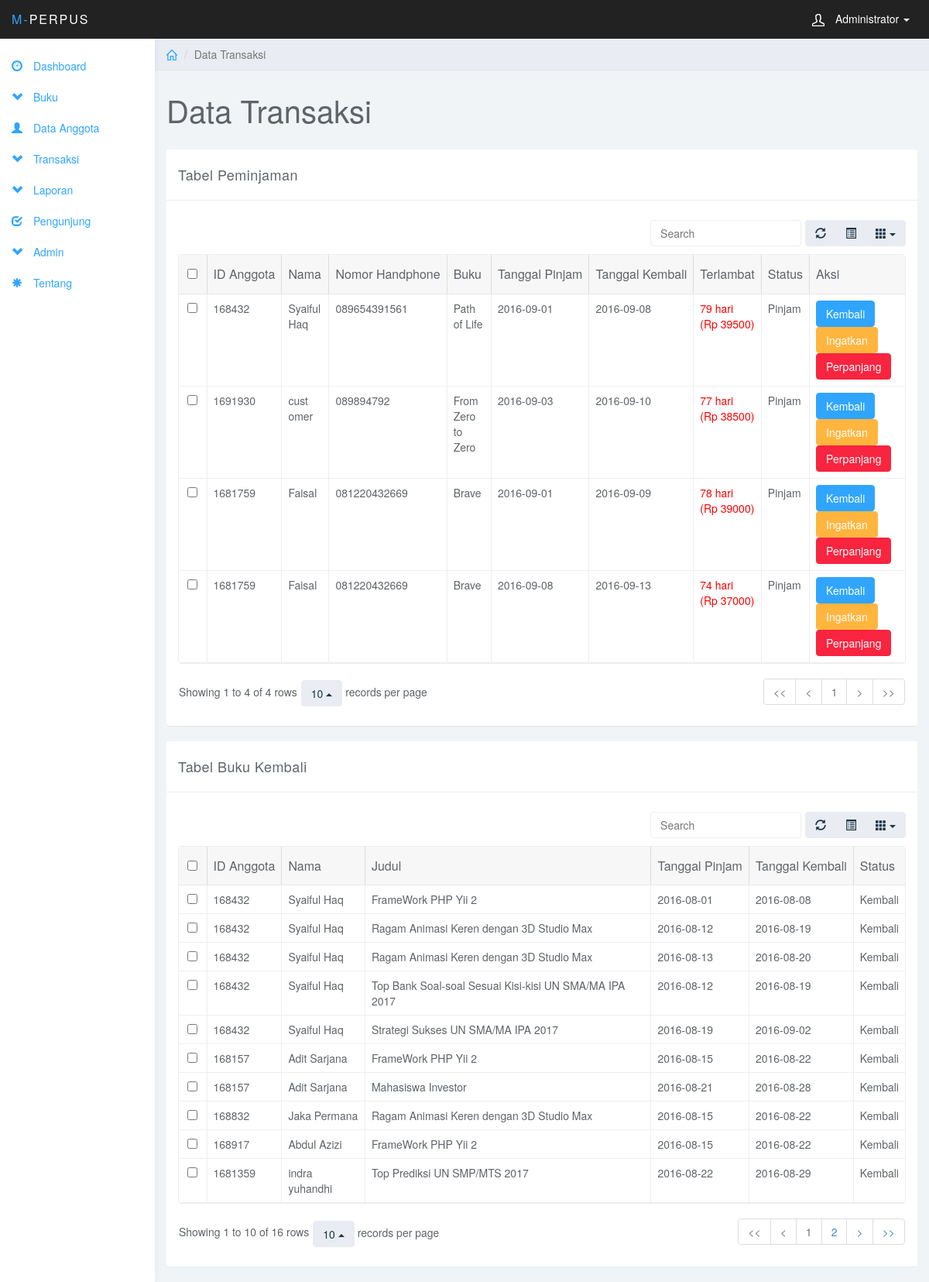
/modul/index.php?page=transaksi (signed in), run on the app's committed database.
### tables this page shows
CREATE TABLE `tbl_transaksi` (
  `id` int(5) NOT NULL,
  `id_anggota` int(7) NOT NULL,
  `nama` varchar(25) NOT NULL,
  `no_hp` varchar(12) NOT NULL,
  `judul` varchar(200) NOT NULL,
  `tgl_pinjam` date NOT NULL,
  `tgl_kembali` date NOT NULL,
  `status` enum('Pinjam','Kembali') NOT NULL,
  `ket` varchar(250) NOT NULL
);

### modul/transaksi/transaksi_fungsi.php (called while the page is built)
<?php
function terlambat($tgl_dateline, $tgl_kembali) {
$tgl_dateline_pcs = explode ("-", $tgl_dateline);
$tgl_dateline_pcs = $tgl_dateline_pcs[2]."-".$tgl_dateline_pcs[1]."-".$tgl_dateline_pcs[0];
$tgl_kembali_pcs = explode ("-", $tgl_kembali);
$tgl_kembali_pcs = $tgl_kembali_pcs[2]."-".$tgl_kembali_pcs[1]."-".$tgl_kembali_pcs[0];
$selisih = strtotime ($tgl_kembali_pcs) - strtotime ($tgl_dateline_pcs);
$selisih = $selisih / 86400;
if ($selisih>=1) {
	$hasil_tgl = floor($selisih);
}
else {
	$hasil_tgl = 0;
}
return $hasil_tgl;
}
?>

### modul/transaksi/transaksi.php (the view, shortened to what this page needs)
<?php include 'transaksi_fungsi.php'; ?>
	<div class="col-sm-9 col-sm-offset-3 col-lg-10 col-lg-offset-2 main">
		<div class="row">
			<ol class="breadcrumb">
				<li><a href="index.php"><svg class="glyph stroked home"><use xlink:href="#stroked-home"></use></svg></a></li>
				<li class="active">Data Transaksi</li>
			</ol>
		</div>
		<div class="row">
			<div class="col-lg-12">
				<h1 class="page-header">Data Transaksi</h1>
			</div>
		</div>
		<div class="row">
			<div class="col-lg-12">
				<div class="panel panel-default">
				<div class="panel-heading">Tabel Peminjaman</div>
					<div class="panel-body">
						<table data-toggle="table" data-show-refresh="true" data-show-toggle="true" data-show-columns="true" data-search="true" data-select-item-name="toolbar1" data-pagination="true" data-sort-name="name" data-sort-order="desc">
						    <thead>
						    <tr>
						        <th data-field="id_anggota"  data-sortable="true">ID Anggota</th>
						        <th data-field="nama"  data-sortable="true">Nama</th>
						        <th data-field="no_hp"  data-sortable="true">Nomor Handphone</th>
						        <th data-field="buku" data-sortable="true">Buku</th>
						        <th data-field="tgl_pinjam" data-sortable="true">Tanggal Pinjam</th>
						        <th data-field="tgl_kembali" data-sortable="true">Tanggal Kembali</th>
						        <th data-field="terlambat" data-sortable="true">Terlambat</th>
						        <th data-field="status" data-sortable="true">Status</th>
						        <th data-field="aksi" data-sortable="true">Aksi</th>
						    </tr>
						    </thead>
						    <?php
								$queri="Select * From tbl_transaksi WHERE status='Pinjam'" ;
								$hasil=MySQL_query ($queri);
								while ($data = mysql_fetch_array ($hasil)){
								 echo "
							<tr>
							    <td></td>
							    <td>".$data['id_anggota']."</td>
							    <td>".$data['nama']."</td>
							    <td>".$data['no_hp']."</td>
							    <td>".$data['judul']."</td>
							    <td>".$data['tgl_pinjam']."</td>
							    <td>".$data['tgl_kembali']."</td>
							    <td>";
										$tgl_dateline=$data['tgl_kembali'];
										$tgl_kembali=date('Y-m-d');
										$lambat=terlambat($tgl_dateline, $tgl_kembali);
										$denda=$lambat*'500';
										if ($lambat>0) {
											echo "<font color='red'>$lambat hari<br>(Rp $denda)</font>";
										}
										else {
											echo $lambat." hari";
										}
								echo "</td>
							    <td>".$data['status']."</td>"
							?>
							    <td align="center">
								   	<a href="?page=transaksi_proses_kembali&id=<?php echo $data['id']?>&judul=<?php echo $data['judul']?>" class="btn btn-primary">Kembali</a>&nbsp&nbsp
								   	<?php
								   	$sekarang		= strtotime(date("Y-m-d"));
									$tgl1 = date('Y-m-d', strtotime('+6 days', strtotime($data['tgl_pinjam'])));
									$tgl2 = strtotime($tgl1);
									if ($sekarang >= $tgl2) { ?>
										<a href="?page=transaksi_proses_ingat&id=<?php echo $data['id'] ?>" class="btn btn-warning">Ingatkan</a> &nbsp&nbsp
									<?php } ?>
								   	<a href="?page=transaksi_proses_perpanjang&id=<?php echo $data['id'] ?>&judul=<?php echo $data['judul'] ?>&tgl_kembali=<?php echo $data['tgl_kembali']; ?>&lambat=<?php echo $data['lambat']; ?>" class="btn btn-danger">Perpanjang</a>
								</td>
							</tr>
								<?php } ?>
						</table>
					</div>
				</div>
			</div>
		</div>
		<div class="row">
			<div class="col-lg-12">
				<div class="panel panel-default">
				<div class="panel-heading">Tabel Buku Kembali</div>
					<div class="panel-body">
						<table data-toggle="table" data-show-refresh="true" data-show-toggle="true" data-show-columns="true" data-search="true" data-select-item-name="toolbar1" data-pagination="true" data-sort-name="name" data-sort-order="desc">
						    <thead>
						    <tr>
						        <th data-field="id_anggota"  data-sortable="true">ID Anggota</th>
						        <th data-field="nama"  data-sortable="true">Nama</th>
						        <th data-field="judul" data-sortable="true">Judul</th>
						        <th data-field="tgl_pinjam" data-sortable="true">Tanggal Pinjam</th>
						        <th data-field="tgl_kembali" data-sortable="true">Tanggal Kembali</th>
						        <th data-field="status" data-sortable="true">Status</th>
						    </tr>
						    </thead>
						    <?php
								$queri="Select * From tbl_transaksi WHERE status='Kembali'" ;
								$hasil=MySQL_query ($queri);
								while ($data = mysql_fetch_array ($hasil)){
								 echo "
							<tr>
							    <td></td>
							    <td>".$data['id_anggota']."</td>
							    <td>".$data['nama']."</td>
							    <td>".$data['judul']."</td>
							    <td>".$data['tgl_pinjam']."</td>
							    <td>".$data['tgl_kembali']."</td>
							    <td>".$data['status']."</td>"
							?>
							</tr>
								<?php } ?>
						</table>
					</div>
				</div>
			</div>
		</div>
	</div>

### css/styles.css (style rules this page uses)
body { background: #f1f4f7; padding-top: 50px; color: #5f6468; }
a, a:hover, a:focus { color: #30a5ff; }
h1, h2, h3, h4, h5, h6 { color: #5f6468; }
h1 { font-weight: 300; font-size: 40px; }
.btn-primary, .btn-primary:hover, .btn-primary:focus, .btn-primary:active, .btn-primary.active, .open > .dropdown-toggle.btn-primary, .btn-primary.disabled, .btn-primary[disabled], fieldset[disabled] .btn-primary, .btn-primary.disabled:hover, .btn-primary[disabled]:hover, fieldset[disabled] .btn-primary:hover, .btn-primary.disabled:focus, .btn-primary[disabled]:focus, fieldset[disabled] .btn-primary:focus, .btn-primary.disabled:active, .btn-primary[disabled]:active, fieldset[disabled] .btn-primary:active, .btn-primary.disabled.active, .btn-primary[disabled].active, fieldset[disabled] .btn-primary.active { background-color: #30a5ff; border-color: #30a5ff; }
.btn-warning, .btn-warning:hover, .btn-warning:focus, .btn-warning:active, .btn-warning.active, .open > .dropdown-toggle.btn-warning, .btn-warning.disabled, .btn-warning[disabled], fieldset[disabled] .btn-warning, .btn-warning.disabled:hover, .btn-warning[disabled]:hover, fieldset[disabled] .btn-warning:hover, .btn-warning.disabled:focus, .btn-warning[disabled]:focus, fieldset[disabled] .btn-warning:focus, .btn-warning.disabled:active, .btn-warning[disabled]:active, fieldset[disabled] .btn-warning:active, .btn-warning.disabled.active, .btn-warning[disabled].active, fieldset[disabled] .btn-warning.active { background-color: #ffb53e; border-color: #ffb53e; }
.btn-danger, .btn-danger:hover, .btn-danger:focus, .btn-danger:active, .btn-danger.active, .open > .dropdown-toggle.btn-danger, .btn-danger.disabled, .btn-danger[disabled], fieldset[disabled] .btn-danger, .btn-danger.disabled:hover, .btn-danger[disabled]:hover, fieldset[disabled] .btn-danger:hover, .btn-danger.disabled:focus, .btn-danger[disabled]:focus, fieldset[disabled] .btn-danger:focus, .btn-danger.disabled:active, .btn-danger[disabled]:active, fieldset[disabled] .btn-danger:active, .btn-danger.disabled.active, .btn-danger[disabled].active, fieldset[disabled] .btn-danger.active { background-color: #f9243f; border-color: #f9243f; }
.panel { border: 0; }
.panel-heading { font-size: 18px; font-weight: 300; letter-spacing: 0.025em; height: 66px; line-height: 45px; }
.panel-default .panel-heading { background: #fff; border-bottom: 1px solid #eee; color: #5f6468; }
.breadcrumb { border-radius: 0; padding: 10px 15px; background: #e9ecf2; box-shadow: 0 1px 1px rgba(0, 0, 0, .05); margin: 0 ; }
h1.page-header { margin-top: 30px; border-bottom: 0; }
.table { background: #fff; }
.breadcrumb .glyph { height: 14px; width: 14px; margin: -2px 0 0 0; stroke-width: 4px; }

### data on the page
tbl_transaksi: id_anggota "168432", nama "Syaiful Haq", no_hp "089654391561", judul "Path of Life", tgl_pinjam "2016-09-01", tgl_kembali "2016-09-08", tgl_kembali "79", tgl_kembali "39500", status "Pinjam"
tbl_transaksi: id_anggota "1691930", nama "cust omer", no_hp "089894792", judul "From Zero to Zero", tgl_pinjam "2016-09-03", tgl_kembali "2016-09-10", tgl_kembali "77", tgl_kembali "38500", status "Pinjam"
tbl_transaksi: id_anggota "1681759", nama "Faisal", no_hp "081220432669", judul "Brave", tgl_pinjam "2016-09-01", tgl_kembali "2016-09-09", tgl_kembali "78", tgl_kembali "39000", status "Pinjam"
tbl_transaksi: id_anggota "1681759", nama "Faisal", no_hp "081220432669", judul "Brave", tgl_pinjam "2016-09-08", tgl_kembali "2016-09-13", tgl_kembali "74", tgl_kembali "37000", status "Pinjam"
tbl_transaksi: id_anggota "168432", nama "Syaiful Haq", judul "FrameWork PHP Yii 2", tgl_pinjam "2016-08-01", tgl_kembali "2016-08-08", status "Kembali"
tbl_transaksi: id_anggota "168432", nama "Syaiful Haq", judul "Ragam Animasi Keren dengan 3D Studio Max", tgl_pinjam "2016-08-12", tgl_kembali "2016-08-19", status "Kembali"
tbl_transaksi: id_anggota "168432", nama "Syaiful Haq", judul "Ragam Animasi Keren dengan 3D Studio Max", tgl_pinjam "2016-08-13", tgl_kembali "2016-08-20", status "Kembali"
tbl_transaksi: id_anggota "168432", nama "Syaiful Haq", judul "Top Bank Soal-soal Sesuai Kisi-kisi UN SMA/MA IPA 2017", tgl_pinjam "2016-08-12", tgl_kembali "2016-08-19", status "Kembali"
tbl_transaksi: id_anggota "168432", nama "Syaiful Haq", judul "Strategi Sukses UN SMA/MA IPA 2017", tgl_pinjam "2016-08-19", tgl_kembali "2016-09-02", status "Kembali"
tbl_transaksi: id_anggota "168157", nama "Adit Sarjana", judul "FrameWork PHP Yii 2", tgl_pinjam "2016-08-15", tgl_kembali "2016-08-22", status "Kembali"
tbl_transaksi: id_anggota "168157", nama "Adit Sarjana", judul "Mahasiswa Investor", tgl_pinjam "2016-08-21", tgl_kembali "2016-08-28", status "Kembali"
tbl_transaksi: id_anggota "168832", nama "Jaka Permana", judul "Ragam Animasi Keren dengan 3D Studio Max", tgl_pinjam "2016-08-15", tgl_kembali "2016-08-22", status "Kembali"
tbl_transaksi: id_anggota "168917", nama "Abdul Azizi", judul "FrameWork PHP Yii 2", tgl_pinjam "2016-08-15", tgl_kembali "2016-08-22", status "Kembali"
tbl_transaksi: id_anggota "1681359", nama "indra yuhandhi", judul "Top Prediksi UN SMP/MTS 2017", tgl_pinjam "2016-08-22", tgl_kembali "2016-08-29", status "Kembali"

### other printed values
$_SESSION['nama'] "Administrator"
